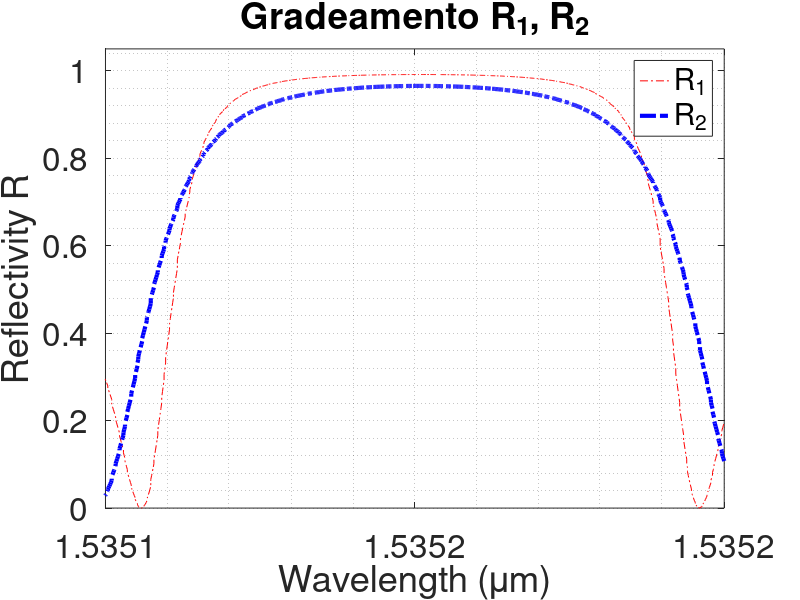
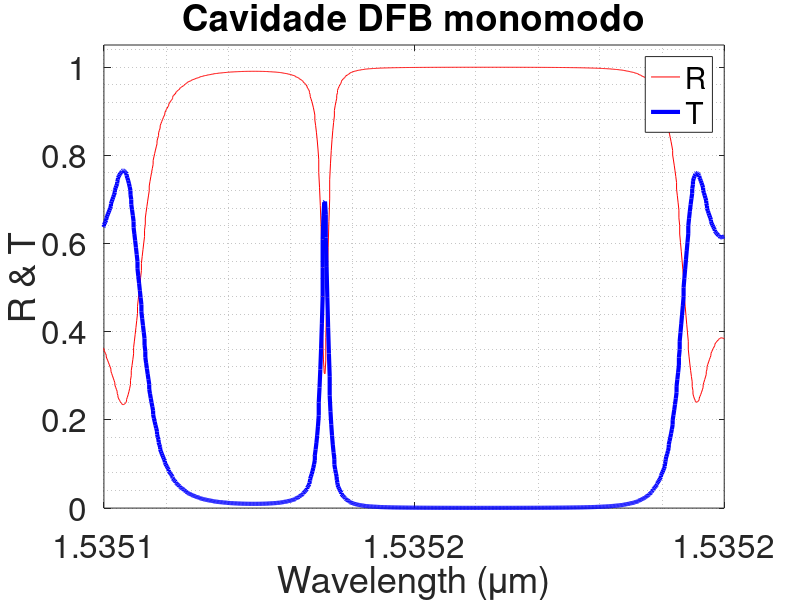

The MATLAB source for these figures, in order:
%xxxxxxxxxxxxxxxxxxxxxxxxxxxxxxxxxxxxxxxxxxxxxxxxxxxxxxxxxxxxxxxxxxxxxxxxxxxxxxxxxxx
%  DFB_1C.m   Modelo de cavidade DFB (Distributed Feedback laser)                  x
%  Matriz de Transferência para DFB com 2 Grades (Gratings) e 1 Cavidade           x
%  n = 1.5634, Delta_n = 1e-4                                                      x
%  L1 = 20 mm (N1 ~ 41000); L2 ~ 15mm (N2 ~ 30000)                                 x
%  Lc1 = 50 micron                                                                 x
% xxxxxxxxxxxxxxxxxxxxxxxxxxxxxxxxxxxxxxxxxxxxxxxxxxxxxxxxxxxxxxxxxxxxxxxxxxxxxxxxxx
format long

N1 = 41000;                              % Nº de períodos
N2 = 30000;
neff = 1.5634;                           % Índice de refração efetivo
d1 = 1.5352/(4*neff);
d2 = 1.5352/(4*neff);
dB = d1 + d2;                            % Comprimento de um período em micrômetros
lambdaB = 2*neff*dB;                      % Comprimento de onda de Bragg em micrômetros
Lc = 50.0;                               % Comprimento da cavidade em micrômetros 

% Indíce
n1 = neff;                               % Índice efetivo de modo de propagação 
dn = 1*1e-4;                             % Delta n
n2 = n1 - dn;
nc = n1;                                 % neff na cavidade = n1

n0 = 1.0;
n_out = 1.0;

% Interface de entrada (primeira da esquerda ar-vidro): n0-|n1 
n01_p = (n0 + n1)/(2*n0); n01_m = (n0 - n1)/(2*n0);
B01 = [n01_p, n01_m; n01_m, n01_p]; 

% Na grade: n1-|n2
n12_p = (n1 + n2)/(2*n1); n12_m = (n1 - n2)/(2*n1);
B12 = [n12_p, n12_m; n12_m, n12_p]; 

% Na grade: n2-|n1
n21_p = (n2 + n1)/(2*n2); n21_m = (n2 - n1)/(2*n2);
B21 = [n21_p, n21_m; n21_m, n21_p];

% Interface de saída (substrato vidro-ar mais à direita): n1-|n_out
n1t_p = (n1 + n_out)/(2*n1); n1t_m = (n1 - n_out)/(2*n1);
B1t = [n1t_p, n1t_m; n1t_m, n1t_p]; 

% Matriz unitária
B11 = [1, 0; 0, 1];

%------------------------------------------------------------------------
%
%    --->-||||||||||||||||||===||||||||||||||||-->-
%  
%                M1         c1        M2   
%
%-------------------------------------------------------------------------
dfb2 = fopen('rt1c.dat','w+');         % salvando dados

wavelength = 1.53505:0.0000001:1.53520;
R01 = zeros(1,length(wavelength));
R02 = zeros(1,length(wavelength));
R = zeros(1,length(wavelength));
T = zeros(1,length(wavelength));

for k = 1:length(wavelength)
    lambda = wavelength(k);

% Grades 
    alfa1 = exp(1i*2*pi*n1*d1/lambda);  
    alfa2 = exp(1i*2*pi*n2*d2/lambda);  
    A1 = [alfa1, 0; 0, 1/(alfa1)];
    A2 = [alfa2, 0; 0, 1/(alfa2)];
    
    %=============================================================    
    % Primeira Grade M1                                          x
    % Ar --|-n1-|-(|-n2-|-|-n1-|)...-(|-n2-|--|-n1-|)-n1        x
    %     B01-A1-(B12-A2-B21-A1)-...-(B12-A2-B21-A1)-B11         x
    %     B01-A1-(B12-A2-B21-A1)^Na-B11                          x
    %=============================================================
    M1 = B01*A1*(B12*A2*B21*A1)^N1*B11;  
    %=============================================================    
    % Segunda Grade M2                                           x
    % n1--|n1|---(|n2|---|n1|)-...-(|n2|---|n1|--n_out           x
                                                                 
    %    B11-A1-(B12-A2-B21-A1)-...-(B12-A2-B21-A1)-B1t          x
    %    B11-A1-(B12-A2-B21-A1)^N2-B1t                           x
    %=============================================================
    M2 = B11*A1*(B12*A2*B21*A1)^N2*B11;
    % Matriz de propagação na cavidade Lc
    alfaC = exp(1i*2*pi*n1*Lc/lambda);  
    AC = [alfaC, 0; 0, 1/(alfaC)];
    % Matriz de transferência para FG1 & FG2 
    M01 = B01*A1*(B12*A2*B21*A1)^N1*B1t; 
    R01(k) = abs(M01(2,1)/M01(1,1))^2;                 
    % FG1's R

    M02 = B01*A1*(B12*A2*B21*A1)^N2*B1t; 
    R02(k) = abs(M02(2,1)/M02(1,1))^2;

    % Matriz de Transferência de toda a cavidade
    M = M1*AC*M2*B1t;
    R(k) = abs(M(2,1)/M(1,1))^2;
    T(k) = n_out/n0*abs(1/M(1,1))^2;
fprintf(dfb2,'%f %12.8f %12.8f %12.8f12.8f\n', lambda,R01(k),R02(k),R(k),T(k));
end

atick1 = 1.5351:0.00005:1.53520;
figure(1)
    plot(wavelength,R01,'-.r', wavelength,R02,'-.b','linewidth', 3)
    legend('R_1', 'R_2');
    set(gca,'FontSize',24);
    axis([1.5351 1.53520 0 1.05]);
    set(gca,'XTick',atick1);
    set(gca,'YTick',0:0.2:1);
    grid minor
    xlabel('Wavelength (\mum)');
    ylabel('Reflectivity R');
    title( 'Gradeamento R_1, R_2');

figure(2)
    plot(wavelength,R,'r', wavelength,T,'b','linewidth', 3)
    legend('R', 'T');
    set(gca,'FontSize',24);
    axis([1.5351 1.53520 0 1.05]);
    set(gca,'XTick',atick1);
    set(gca,'YTick',0:0.2:1);
    grid minor
    xlabel('Wavelength (\mum)');
    ylabel('R & T');
    title( 'Cavidade DFB monomodo');

fclose(dfb2);
%%===================== fim =========================================
